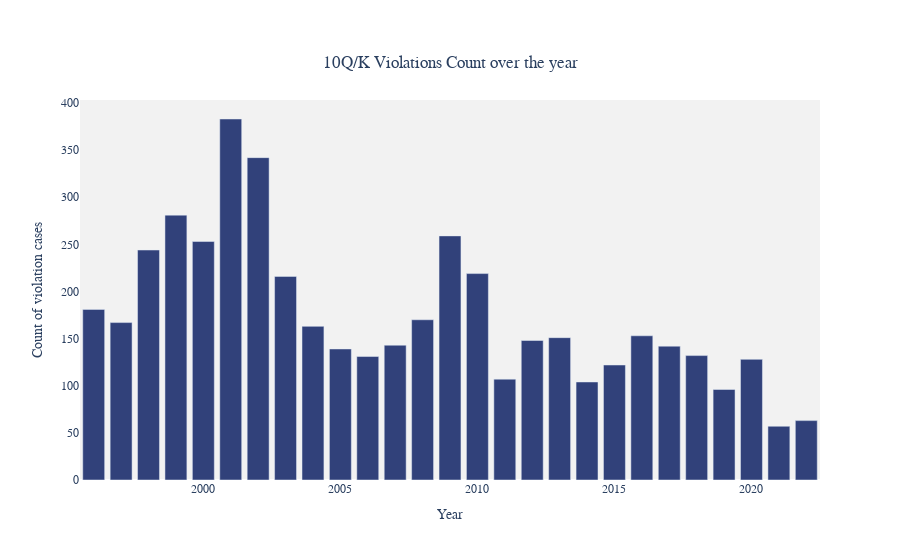

Source (notebook cell):
### Code cell
# # Violation Plots

import plotly.express as px


fig = px.bar(plotly_df[plotly_df['new_violation']==1], 
             x="year", 
             y ='count',
             title='10Q/K Violations Count over the year',
             
              
             )




fig.update_traces(marker_color='#31417A')
fig.update_layout(  
    yaxis_title="Count of violation cases",
    font_family="Times New Roman",    
    title_font_family="Times New Roman",
    xaxis_title="Year",
    xaxis=dict(showgrid=False),
    yaxis=dict(showgrid=False),
    plot_bgcolor='#f2f2f2',  # Gray background color,
    title={
       
        'y':0.9,
        'x':0.5,
        'xanchor': 'center',
        'yanchor': 'top'})
fig.show()

### Figure 1 — Plotly figure (JSON) as saved in the notebook; plotly's stock layout.template omitted (floating-point values rounded to 4 significant figures)
{"data": [{"alignmentgroup": "True", "hovertemplate": "year=%{x}<br>count=%{y}<extra></extra>", "legendgroup": "", "marker": {"color": "#31417A", "pattern": {"shape": ""}}, "name": "", "offsetgroup": "", "orientation": "v", "showlegend": false, "textposition": "auto", "type": "bar", "x": [2001, 2002, 1999, 2009, 2000, 1998, 2010, 2003, 1996, 2008, 1997, 2004, 2016, 2013, 2012, 2007, 2017, 2005, 2018, 2006, 2020, 2015, 2011, 2014, 2019, 2022, 2021], "xaxis": "x", "y": [383, 342, 281, 259, 253, 244, 219, 216, 181, 170, 167, 163, 153, 151, 148, 143, 142, 139, 132, 131, 128, 122, 107, 104, 96, 63, 57], "yaxis": "y"}], "layout": {"barmode": "relative", "font": {"family": "Times New Roman"}, "legend": {"tracegroupgap": 0}, "plot_bgcolor": "#f2f2f2", "title": {"font": {"family": "Times New Roman"}, "text": "10Q/K Violations Count over the year", "x": 0.5, "xanchor": "center", "y": 0.9, "yanchor": "top"}, "xaxis": {"anchor": "y", "domain": [0, 1], "showgrid": false, "title": {"text": "Year"}}, "yaxis": {"anchor": "x", "domain": [0, 1], "showgrid": false, "title": {"text": "Count of violation cases"}}}}
